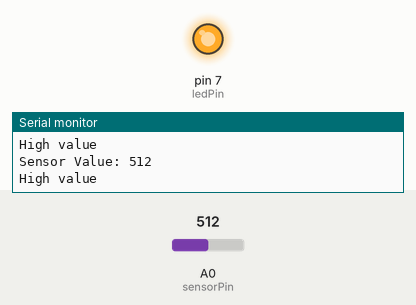
Recording of a sketch running on a simulated Arduino Uno, built with avr-gcc and run on an emulated ATmega328P. Parts: output pins drawn as LEDs (lit = HIGH), the last lines printed to the serial monitor. The inputs (shaded band) are chosen by the test bench; at power-on: A0 (sensorPin) = 512.

Above: at 1.3 s.
1.4 s: A0 (sensorPin) set to 487
At 1.9 s:
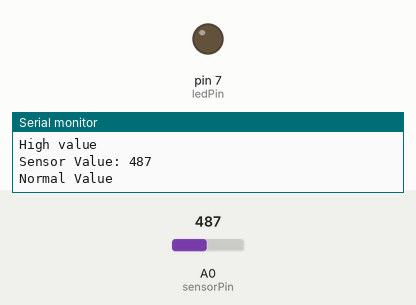
3.0 s: A0 (sensorPin) set to 510
At 4.2 s:
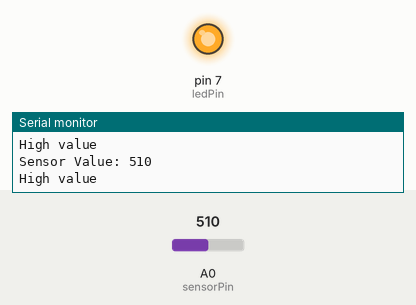
4.5 s: A0 (sensorPin) set to 490
At 5.5 s:
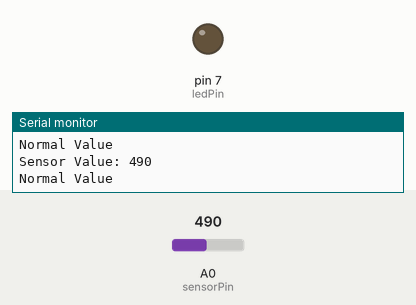
Timing chart, 0 to 7.5 s (numbered marks = the images above; inputs shaded):
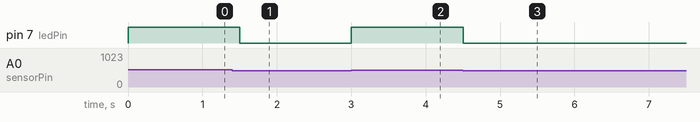

The sketch:

code.ino
```cpp
//Driver Layer
int sensorPin = A0;

//Initialize sensor
void sensor_init(){
  pinMode(sensorPin, INPUT);
}

//Read sensor value
int sensor_read(){
  return analogRead(sensorPin);
}

int ledPin = 7;
int threshold = 500;
void setup() {
  Serial.begin(9600);
  sensor_init();
  pinMode(ledPin, OUTPUT);

}

void loop() {
  int value = sensor_read();
  Serial.print("Sensor Value: ");
  Serial.println(value);
  if(value > threshold){
    digitalWrite(ledPin, HIGH);
    Serial.println("High value");
  }
  else{
    digitalWrite(ledPin, LOW);
    Serial.println("Normal Value");
  }
  delay(500);

}
```

Measured:
- the behaviour switches between 501 and 500 on A0 (sensorPin) (found by bisection; images 0 and 1)
- after the input at 1.4 s, pin 7 (ledPin): HIGH → LOW after 0.10 s
- after the input at 3.0 s, pin 7 (ledPin): LOW → HIGH at once
- after the input at 4.5 s, pin 7 (ledPin): HIGH → LOW at once
